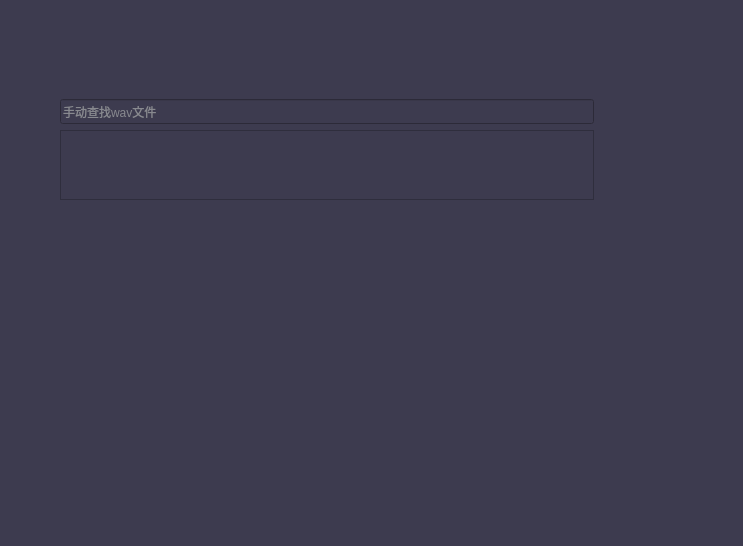
<?xml version="1.0" encoding="UTF-8"?>
<ui version="4.0">
 <class>AutoWav</class>
 <widget class="QWidget" name="AutoWav">
  <property name="geometry">
   <rect>
    <x>0</x>
    <y>0</y>
    <width>743</width>
    <height>546</height>
   </rect>
  </property>
  <property name="windowTitle">
   <string>自动预测</string>
  </property>
  <property name="windowIcon">
   <iconset resource="src.qrc">
    <normaloff>:/imag/icon.png</normaloff>:/imag/icon.png</iconset>
  </property>
  <property name="styleSheet">
   <string notr="true">QToolTip{

background-color:rgb(61,59,79);
color: rgb(211, 215, 207);
border:1px solid rgb(61,59,79);
}

QWidget{
	background-color: rgb(61,59,79);
	color: rgb(211, 215, 207);
}</string>
  </property>
  <widget class="QLineEdit" name="name">
   <property name="geometry">
    <rect>
     <x>60</x>
     <y>99</y>
     <width>534</width>
     <height>25</height>
    </rect>
   </property>
   <property name="placeholderText">
    <string>手动查找wav文件</string>
   </property>
  </widget>
  <widget class="QListWidget" name="olist">
   <property name="geometry">
    <rect>
     <x>60</x>
     <y>130</y>
     <width>534</width>
     <height>70</height>
    </rect>
   </property>
   <property name="styleSheet">
    <string notr="true"/>
   </property>
   <property name="sizeAdjustPolicy">
    <enum>QAbstractScrollArea::AdjustToContents</enum>
   </property>
   <property name="editTriggers">
    <set>QAbstractItemView::NoEditTriggers</set>
   </property>
   <property name="showDropIndicator" stdset="0">
    <bool>false</bool>
   </property>
   <property name="defaultDropAction">
    <enum>Qt::IgnoreAction</enum>
   </property>
   <property name="selectionBehavior">
    <enum>QAbstractItemView::SelectItems</enum>
   </property>
   <property name="textElideMode">
    <enum>Qt::ElideMiddle</enum>
   </property>
  </widget>
 </widget>
 <resources>
  <include location="src.qrc"/>
 </resources>
 <connections/>
</ui>
